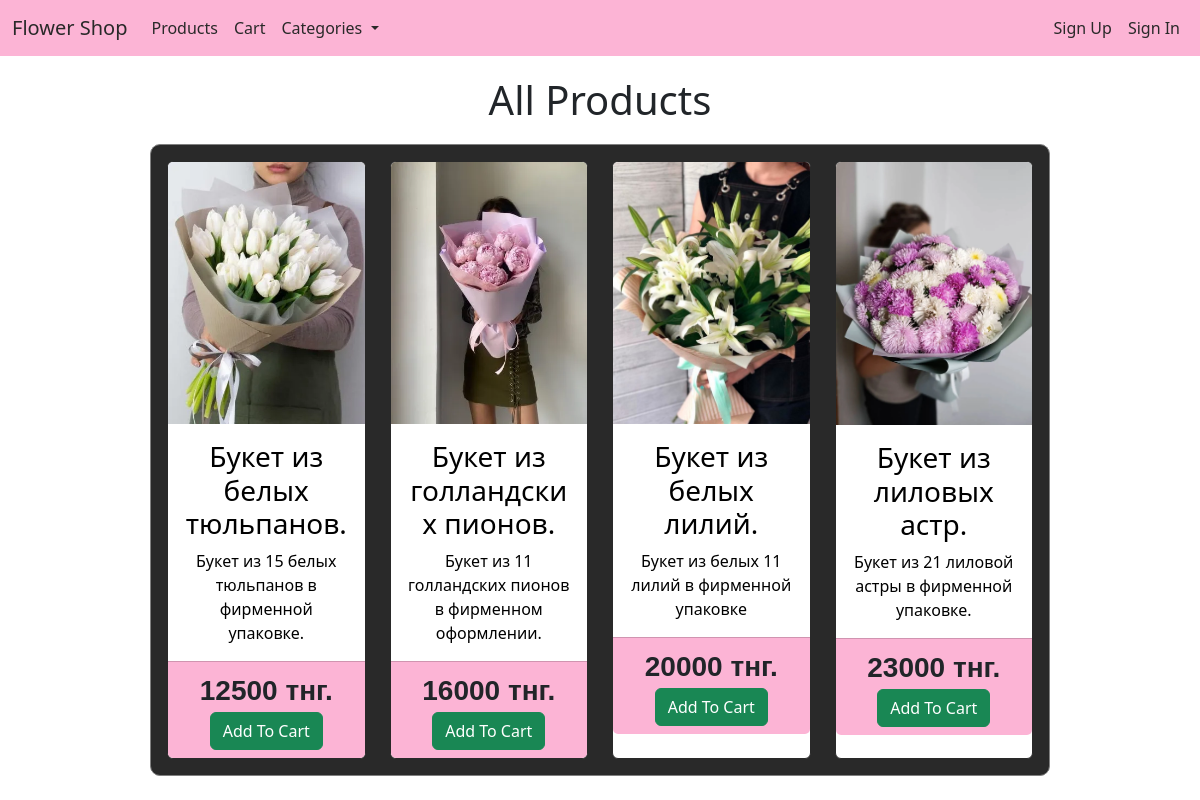
Page /products on the committed database.
### store/models.py (models this page shows, shortened)
class Product(models.Model):
    name = models.CharField(max_length=100)
    description = models.TextField(null=True, blank=True)
    image = models.ImageField(upload_to='products')
    country = models.CharField(max_length=20, choices=COUNTRY_CHOICES)
    price = models.PositiveIntegerField()
    value = models.DecimalField(max_digits=10, decimal_places=2)
    unit = models.CharField(max_length=20, choices=UNIT_CHOICES)
    category = models.CharField(max_length=20, choices=CATEGORY_CHOICES)
    class Meta:
        verbose_name = 'Product'
        verbose_name_plural = 'Products'

### store/views.py (the view)
# urls.py: path('products', productsView, name='products_url'),
def productsView(request):
    context = {
        'categories': Category.objects.all(),
        'products': Product.objects.all(),
        'category': 'All Products'
    }
    return render(request=request, template_name='products.html', context=context)

### store/templates/products.html (shortened to what this page needs)
{% extends 'base.html' %}
{% block content %}
    <h1 align="center" style="margin: 20px;">{{ category }}</h1>
    <div class="w-75 p-3" style="border: 1px solid gray; border-radius: 10px; margin-top: 10px; background-color: #292929;">
        <div class="row row-cols-1 row-cols-md-4 g-4">
            {% for product in products %}
                <div class="col">
                    <div class="card h-100" style="border: 1px solid #292929;">
                        <a href="{% url 'view_product_url' product.id %}" style="text-decoration: none;">
                            <img src="{{ product.image.url }}" class="card-img-top" alt="...">
                            <div class="card-body" style="color: black;">
                                <h3 class="card-title">{{ product.name }}</h3>
                                <p class="card-text">{{ product.description }}</p>
                            </div>
                        </a>
                        <div class="card-footer" style="background-color: #FCB4D5;">
                            <p class="fs-3 fw-semibold" style="margin: 0px; font-family: sans-serif;">
                                {{ product.price }} тнг.
                            </p>
                            <button id="{{ product.id }}" class="btn btn-success"
                                    onclick="addToCart(this.id, '{% url 'add_cart_url' product.id %}')">
                                Add To Cart
                            </button>
                        </div>
                    </div>
                </div>
            {% endfor %}
        </div>
    </div>
{% endblock %}

### rows in the picture
Product: image (picture), name "Букет из белых тюльпанов.", description "Букет из 15 белых тюльпанов в фирменной упаковке.", price "12500"
Product: image (picture), name "Букет из голландских пионов.", description "Букет из 11 голландских пионов в фирменном оформлении.", price "16000"
Product: image (picture), name "Букет из белых лилий.", description "Букет из белых 11 лилий в фирменной упаковке", price "20000"
Product: image (picture), name "Букет из лиловых астр.", description "Букет из 21 лиловой астры в фирменной упаковке.", price "23000"

### other values in the picture
{{ category }} "All Products"
